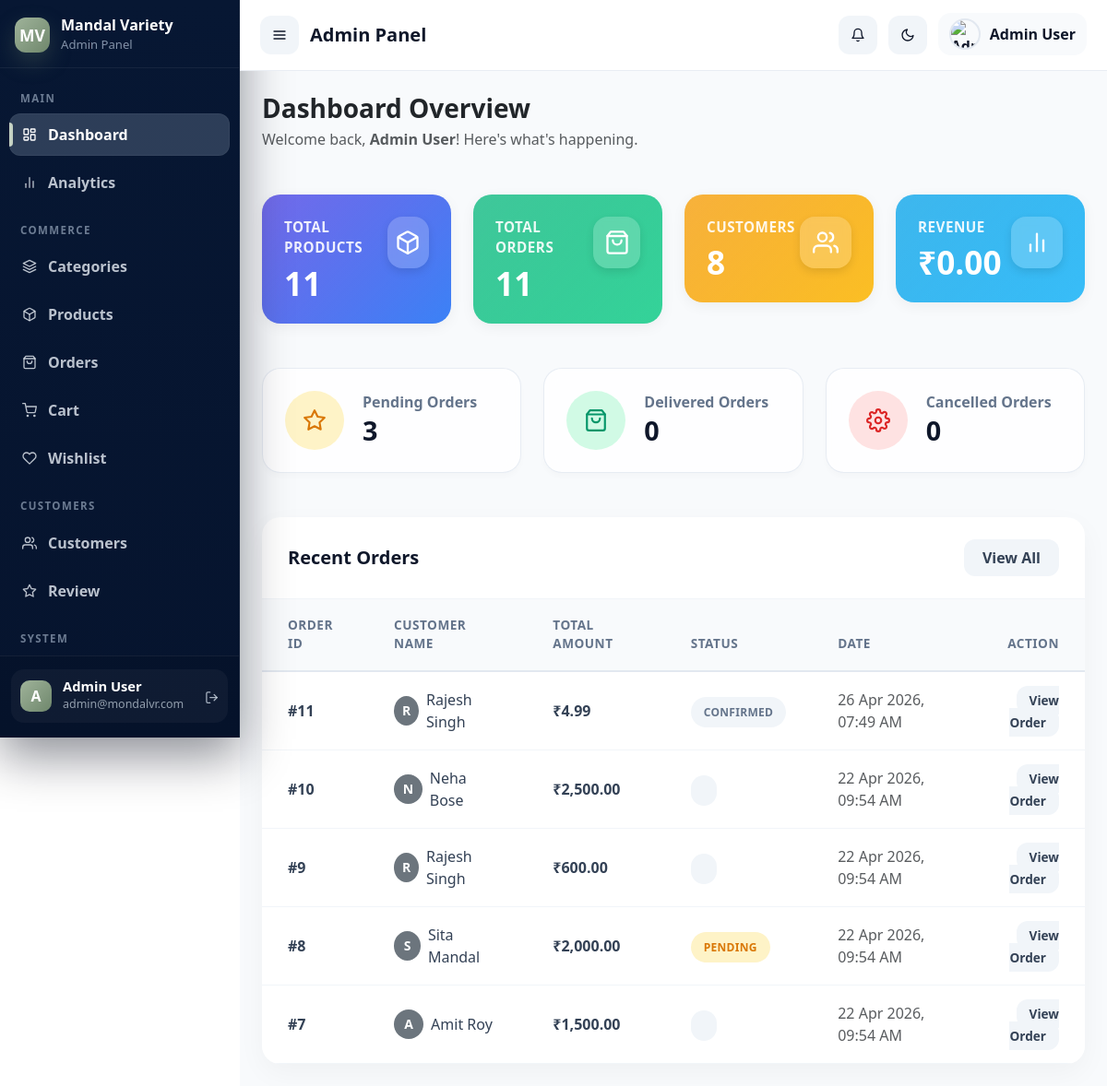
The app's page /admin/dashboard.php (signed in), older data.
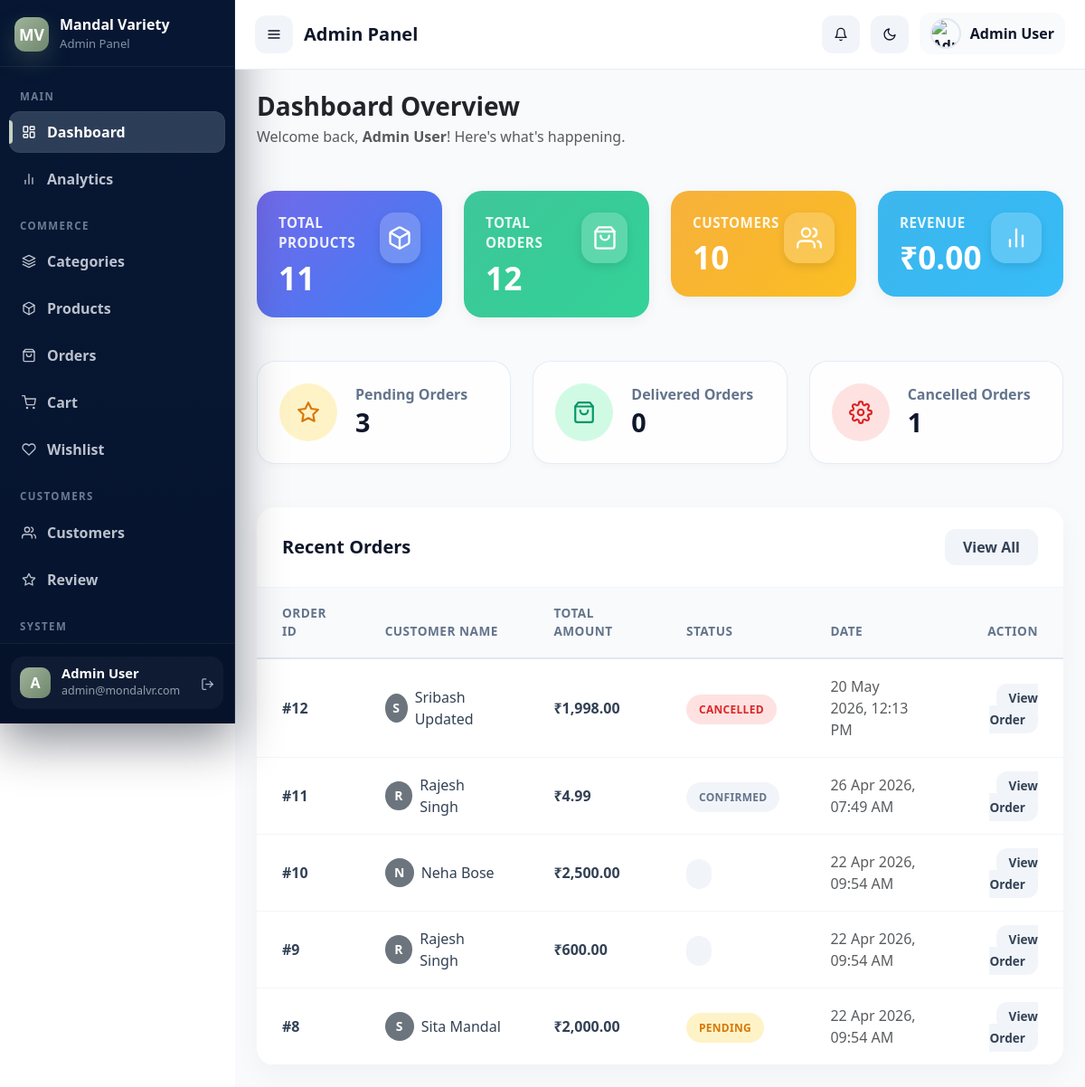
The same page, newer data.
### tables this page shows
CREATE TABLE `orders` (
  `id` int(11) NOT NULL,
  `user_id` int(11) NOT NULL,
  `order_number` varchar(50) NOT NULL,
  `total_amount` decimal(10,2) NOT NULL,
  `delivery_charge` decimal(8,2) DEFAULT 0.00,
  `tax_amount` decimal(8,2) DEFAULT 0.00,
  `grand_total` decimal(10,2) NOT NULL,
  `status` enum('pending','confirmed','preparing','out_for_delivery','delivered','cancelled','returned') DEFAULT 'pending',
  `payment_status` enum('pending','paid','failed','refunded') DEFAULT 'pending',
  `delivery_address` text NOT NULL,
  `pincode` varchar(10) NOT NULL,
  `delivery_eta` time DEFAULT NULL,
  `assigned_delivery_id` int(11) DEFAULT NULL,
  `notes` text DEFAULT NULL,
  `created_at` timestamp NOT NULL DEFAULT current_timestamp(),
  `updated_at` timestamp NOT NULL DEFAULT current_timestamp() ON UPDATE current_timestamp(),
  `tracking_status` varchar(50) DEFAULT 'Order Placed',
  `admin_remark` text DEFAULT NULL
);

CREATE TABLE `users` (
  `id` int(11) NOT NULL,
  `name` varchar(255) NOT NULL,
  `email` varchar(255) NOT NULL,
  `phone` varchar(20) NOT NULL,
  `password` varchar(255) NOT NULL,
  `role` enum('customer','admin','delivery') DEFAULT 'customer',
  `address` text DEFAULT NULL,
  `city` varchar(100) DEFAULT NULL,
  `state` varchar(100) DEFAULT NULL,
  `country` varchar(100) DEFAULT NULL,
  `profile_image` varchar(255) DEFAULT NULL,
  `pincode` varchar(10) DEFAULT NULL,
  `is_active` tinyint(1) DEFAULT 1,
  `created_at` timestamp NOT NULL DEFAULT current_timestamp(),
  `updated_at` timestamp NOT NULL DEFAULT current_timestamp() ON UPDATE current_timestamp(),
  `otp` varchar(6) DEFAULT NULL,
  `otp_expires_at` timestamp NULL DEFAULT NULL,
  `is_verified` tinyint(1) DEFAULT 0,
  `email_verified_at` timestamp NULL DEFAULT NULL,
  `last_login` datetime DEFAULT NULL,
  `login_otp` varchar(10) DEFAULT NULL,
  `otp_expiry` datetime DEFAULT NULL
);

### admin/includes/config.php (called while the page is built, shortened)
<?php
if (!function_exists('e')) {
    function e($string) {
        return htmlspecialchars($string ?? '', ENT_QUOTES, 'UTF-8');
    }
}
?>

### admin/dashboard.php (the view, shortened to what the changed rows need)
<?php
require_once 'includes/config.php';
$totalOrders = $conn->query("SELECT COUNT(*) FROM orders")->fetchColumn();
$totalCustomers = $conn->query("SELECT COUNT(*) FROM users WHERE role = 'customer'")->fetchColumn();
$cancelledOrders = $conn->query("SELECT COUNT(*) FROM orders WHERE status = 'cancelled'")->fetchColumn();
$recentOrders = $conn->query("
    SELECT
        o.id,
        o.total_amount,
        o.status,
        o.created_at,
        u.name
    FROM orders o
    LEFT JOIN users u ON o.user_id = u.id
    ORDER BY o.id DESC
    LIMIT 5
")->fetchAll(PDO::FETCH_ASSOC);
require_once 'includes/header.php';
?>
<div class="w-100">
    <div class="dashboard-container">
        <div class="row g-4 mb-5">
            <div class="col-xl-3 col-md-6">
                <div class="stat-card bg-gradient-success">
                    <div class="d-flex justify-content-between align-items-start">
                        <div>
                            <div class="stat-title">Total Orders</div>
                            <h3 class="stat-value"><?= (int)$totalOrders ?></h3>
                        </div>
                    </div>
                </div>
            </div>
            <div class="col-xl-3 col-md-6">
                <div class="stat-card bg-gradient-warning">
                    <div class="d-flex justify-content-between align-items-start">
                        <div>
                            <div class="stat-title">Customers</div>
                            <h3 class="stat-value"><?= (int)$totalCustomers ?></h3>
                        </div>
                    </div>
                </div>
            </div>
        </div>
        <div class="row g-4 mb-5">
            <div class="col-md-4">
                <div class="status-card">
                    <div class="status-info">
                        <h6>Cancelled Orders</h6>
                        <h3><?= (int)$cancelledOrders ?></h3>
                    </div>
                </div>
            </div>
        </div>
        <div class="recent-orders-card">
            <div class="table-responsive">
                <table class="table table-modern">
                    <thead>
                        <tr>
                            <th>Order ID</th>
                            <th>Customer Name</th>
                            <th>Total Amount</th>
                            <th>Status</th>
                            <th>Date</th>
                            <th class="text-end">Action</th>
                        </tr>
                    </thead>
                    <tbody>
                        <?php if (!empty($recentOrders)): ?>
                            <?php foreach ($recentOrders as $o): ?>
                                <tr>
                                    <td class="fw-bold">#<?= (int)$o['id'] ?></td>
                                    <td>
                                        <div class="d-flex align-items-center gap-2">
                                            <div class="rounded-circle bg-secondary text-white d-flex align-items-center justify-content-center fw-bold" style="width: 32px; height: 32px; font-size: 14px;">
                                                <?= strtoupper(substr($o['name'] ?? 'U', 0, 1)) ?>
                                            </div>
                                            <?= e($o['name'] ?? 'N/A') ?>
                                        </div>
                                    </td>
                                    <td class="fw-bold">₹<?= number_format((float)$o['total_amount'], 2) ?></td>
                                    <td>
                                        <?php
                                            $badgeClass = 'badge-secondary';
                                            if ($o['status'] === 'pending') $badgeClass = 'badge-pending';
                                            elseif ($o['status'] === 'delivered') $badgeClass = 'badge-delivered';
                                            elseif ($o['status'] === 'cancelled') $badgeClass = 'badge-cancelled';
                                        ?>
                                        <span class="badge-modern <?= $badgeClass ?>">
                                            <?= e(ucfirst($o['status'])) ?>
                                        </span>
                                    </td>
                                    <td class="text-muted"><?= date('d M Y, h:i A', strtotime($o['created_at'])) ?></td>
                                    <td class="text-end">
                                        <a href="orders/view.php?id=<?= (int)$o['id'] ?>" class="btn-custom text-decoration-none" style="padding: 6px 14px; font-size: 0.85rem;">
                                            View Order
                                        </a>
                                    </td>
                                </tr>
                            <?php endforeach; ?>
                        <?php else: ?>
                            <tr>
                                <td colspan="6" class="text-center py-5 text-muted">No recent orders found.</td>
                            </tr>
                        <?php endif; ?>
                    </tbody>
                </table>
            </div>
        </div>
    </div>
</div>
<?php include 'includes/footer.php'; ?>

Row changes from the older to the newer data that the page shows:
no longer on this page (row unchanged): orders: id "7", user.name "A", user.name "Amit Roy", total_amount "1,500.00", created_at "22 Apr 2026, 09:54 AM"
added orders: id "12", user.name "S", user.name "Sribash Updated", total_amount "1,998.00", status "CANCELLED", created_at "20 May 2026, 12:13 PM"
Text that changed along with them:
$totalOrders: "11" → "12"
$totalCustomers: "8" → "10"
$cancelledOrders: "0" → "1"
